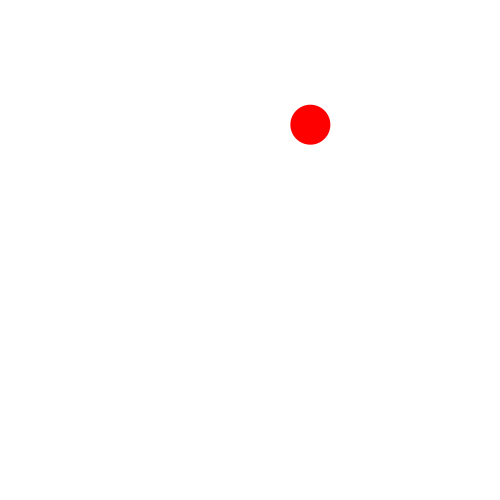
Frame 1 (no input)
Frame 60 (the mouse pressed at the canvas centre just before this capture): identical to frame 1, image omitted
Frame 120 (the mouse held since frame 60 and released just before this capture): identical to frame 1, image omitted

The Processing sketch that drew this single still picture (run headless with seeded random() and noise(); from frame 60 on, the mouse is pressed at the canvas centre):

// Processing sketch: dragEllipse
// ── dragEllipse.pde
color c;
float x, y, r;
float offX, offY;

void setup() {
  size(500, 500);
  noStroke();
  c = color(255, 0, 0);
  r = 20;
  x = random(width-r);
  y = random(height-r);
}

void draw() {
  background(255);    
  fill(c);
  ellipse(x, y, r*2, r*2);
}

void mousePressed() {
  offX = mouseX-x;
  offY = mouseY-y;
}

void mouseDragged() {  
  if (dist(x, y, mouseX, mouseY) < r) {    
    x = mouseX-offX;
    y = mouseY-offY;
    c = color(0, 0, 255);
  }
}

void mouseReleased() {
  c = color(255, 0, 0);
}
